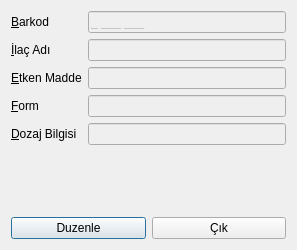
<?xml version="1.0" encoding="UTF-8"?>
<ui version="4.0">
 <class>ilacbilgi</class>
 <widget class="QDialog" name="ilacbilgi">
  <property name="geometry">
   <rect>
    <x>0</x>
    <y>0</y>
    <width>297</width>
    <height>250</height>
   </rect>
  </property>
  <property name="windowTitle">
   <string>Dialog</string>
  </property>
  <layout class="QGridLayout" name="gridLayout">
   <item row="0" column="0">
    <layout class="QFormLayout" name="formLayout">
     <item row="0" column="0">
      <widget class="QLabel" name="lblBarkod">
       <property name="text">
        <string>&amp;Barkod</string>
       </property>
       <property name="buddy">
        <cstring>leBarkod</cstring>
       </property>
      </widget>
     </item>
     <item row="0" column="1">
      <widget class="QLineEdit" name="leBarkod">
       <property name="enabled">
        <bool>false</bool>
       </property>
       <property name="inputMask">
        <string>0 000 000;_</string>
       </property>
      </widget>
     </item>
     <item row="1" column="0">
      <widget class="QLabel" name="lblAdi">
       <property name="text">
        <string>&amp;İlaç Adı</string>
       </property>
       <property name="buddy">
        <cstring>leAdi</cstring>
       </property>
      </widget>
     </item>
     <item row="1" column="1">
      <widget class="QLineEdit" name="leAdi">
       <property name="enabled">
        <bool>false</bool>
       </property>
      </widget>
     </item>
     <item row="2" column="0">
      <widget class="QLabel" name="lblEtkenMad">
       <property name="text">
        <string>&amp;Etken Madde</string>
       </property>
       <property name="buddy">
        <cstring>leEtkenMad</cstring>
       </property>
      </widget>
     </item>
     <item row="2" column="1">
      <widget class="QLineEdit" name="leEtkenMad">
       <property name="enabled">
        <bool>false</bool>
       </property>
      </widget>
     </item>
     <item row="3" column="0">
      <widget class="QLabel" name="lblForm">
       <property name="text">
        <string>&amp;Form</string>
       </property>
       <property name="buddy">
        <cstring>leForm</cstring>
       </property>
      </widget>
     </item>
     <item row="3" column="1">
      <widget class="QLineEdit" name="leForm">
       <property name="enabled">
        <bool>false</bool>
       </property>
      </widget>
     </item>
     <item row="4" column="0">
      <widget class="QLabel" name="lblDozaj">
       <property name="text">
        <string>&amp;Dozaj Bilgisi</string>
       </property>
       <property name="buddy">
        <cstring>leDozaj</cstring>
       </property>
      </widget>
     </item>
     <item row="4" column="1">
      <widget class="QLineEdit" name="leDozaj">
       <property name="enabled">
        <bool>false</bool>
       </property>
      </widget>
     </item>
    </layout>
   </item>
   <item row="1" column="0">
    <layout class="QHBoxLayout" name="horizontalLayout">
     <item>
      <widget class="QPushButton" name="btnDuzenle">
       <property name="text">
        <string>Duzenle</string>
       </property>
      </widget>
     </item>
     <item>
      <widget class="QPushButton" name="btnCik">
       <property name="text">
        <string>Çık</string>
       </property>
      </widget>
     </item>
    </layout>
   </item>
  </layout>
 </widget>
 <resources/>
 <connections>
  <connection>
   <sender>btnCik</sender>
   <signal>clicked()</signal>
   <receiver>ilacbilgi</receiver>
   <slot>reject()</slot>
   <hints>
    <hint type="sourcelabel">
     <x>272</x>
     <y>282</y>
    </hint>
    <hint type="destinationlabel">
     <x>331</x>
     <y>265</y>
    </hint>
   </hints>
  </connection>
 </connections>
</ui>
